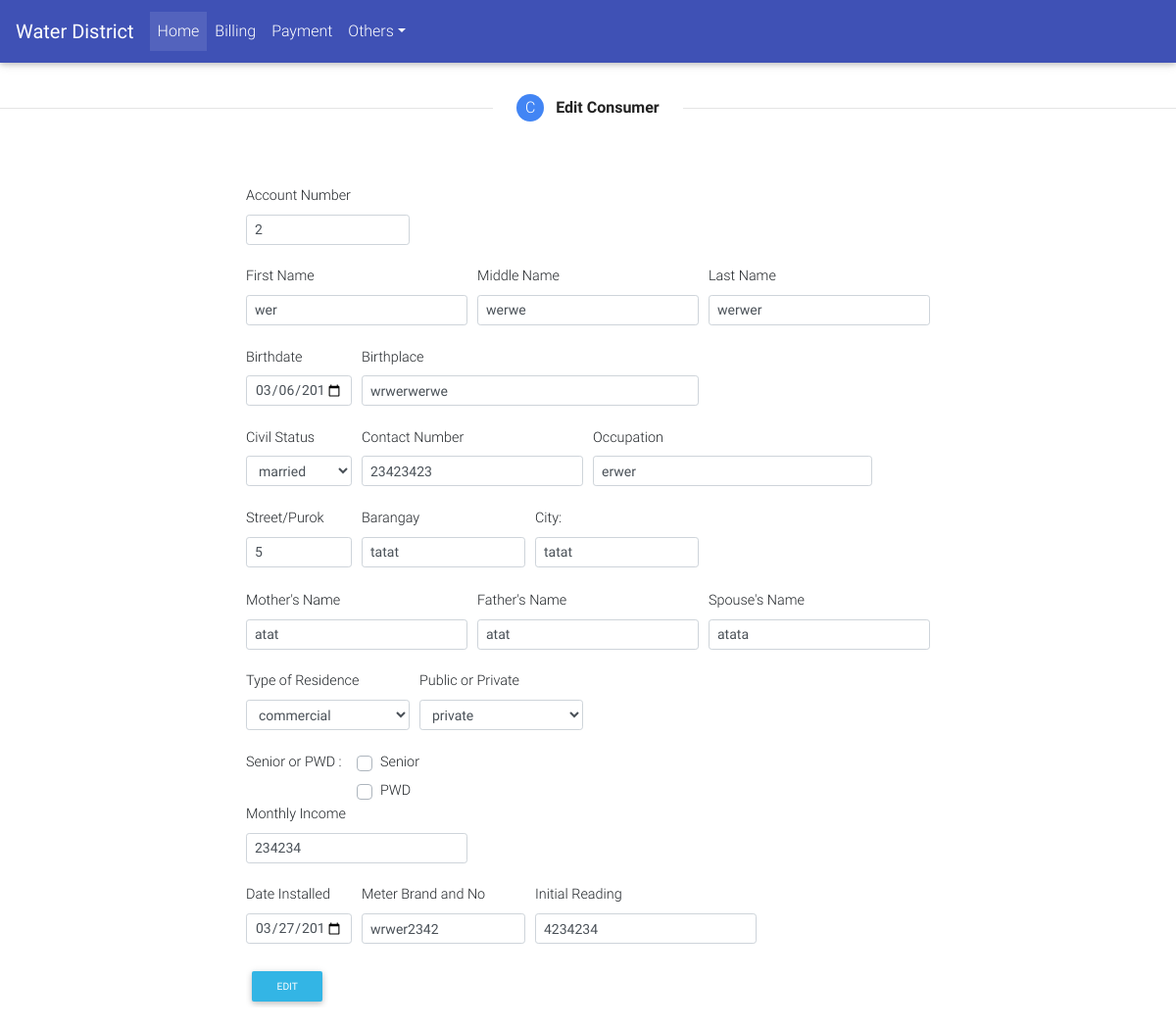
/edit.php?edit=2, run on an earlier commit of the app's database.
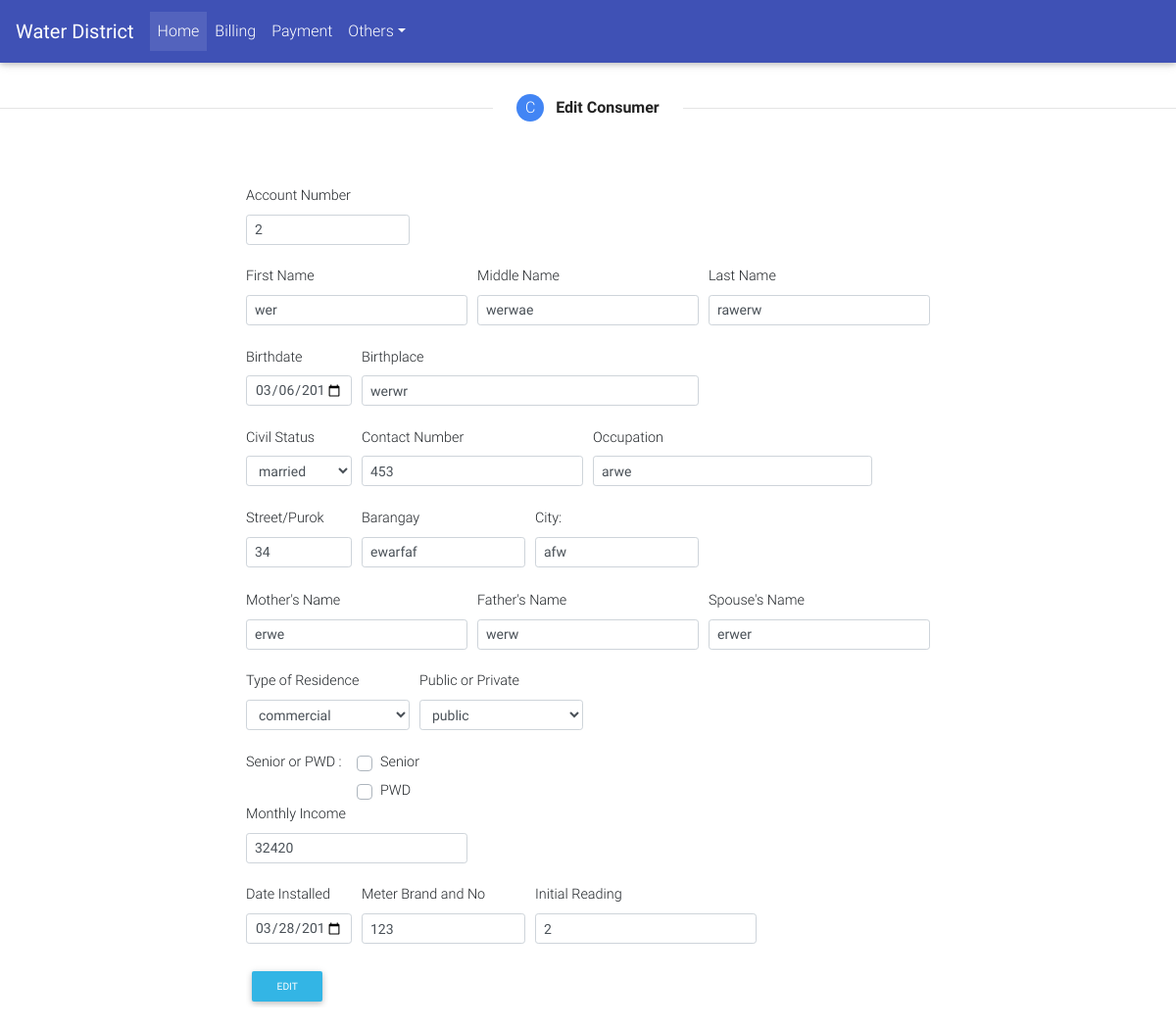
And on a later commit of the database.
### tables this page shows
CREATE TABLE `consumer1` (
  `consumer_id` int(11) NOT NULL,
  `account_no` int(11) NOT NULL,
  `fname` varchar(100) NOT NULL,
  `mname` varchar(100) NOT NULL,
  `lname` varchar(100) NOT NULL,
  `bdate` date NOT NULL,
  `bplace` varchar(100) NOT NULL,
  `cstatus` varchar(100) NOT NULL,
  `cnum` varchar(100) NOT NULL,
  `occupation` varchar(100) NOT NULL,
  `momname` varchar(100) NOT NULL,
  `dadname` varchar(100) NOT NULL,
  `spousename` varchar(100) NOT NULL,
  `streetname` varchar(100) NOT NULL,
  `barangayname` varchar(100) NOT NULL,
  `cityname` varchar(100) NOT NULL,
  `resicom` varchar(100) NOT NULL,
  `pubpriv` varchar(10) NOT NULL,
  `senior` varchar(100) NOT NULL,
  `pwd` varchar(100) NOT NULL,
  `monthincome` decimal(10,0) NOT NULL,
  `dateinstalled` date NOT NULL,
  `meterbrandno` varchar(100) NOT NULL,
  `initread` varchar(100) NOT NULL
);

### edit.php (the view, shortened to what the changed rows need)
<?php
include('server.php');
	if (isset($_GET['edit'])) {
		$account_no = $_GET['edit'];
		$record = mysqli_query($db, "SELECT * FROM consumer1 WHERE account_no=$account_no");
			$n = mysqli_fetch_array($record);
			$account_no=$n['account_no'];
			$fname= $n['fname'];
			$mname=$n['mname'];
			$lname= $n['lname'];
			$bdate=$n['bdate'];
			$bplace= $n['bplace'];
			$cstatus=$n['cstatus'];
			$cnum= $n['cnum'];
			$occupation = $n['occupation'];
			$momname=$n['momname'];
			$dadname= $n['dadname'];
			$spousename = $n['spousename'];
			$streetname=$n['streetname'];
			$barangayname= $n['barangayname'];
			$cityname=$n['cityname'];
			$resicom= $n['resicom'];
			$pubpriv=$n['pubpriv'];
			$monthincome=$n['monthincome'];
			$dateinstalled = $n['dateinstalled'];
			$meterbrandno=$n['meterbrandno'];
			$initread= $n['initread'];
		}
?>
<!DOCTYPE html>
<html>
<head>
  <link href="css/bootstrap.min.css" rel="stylesheet">
  <link href="css/mdb.min.css" rel="stylesheet">
  <link href="css/style.css" rel="stylesheet">
</head>
<body>
<br>
<center>
<table width="700px">
<td>
	<div class="form-row">
		<div class="col-md-3">
			<label>Account Number </label>
			<input  class="form-control form-control-sm" type="text" name="account_no" value="<?php echo $account_no; ?>"/></br>
		</div>
	</div>
	<div class="form-row">
		<div class="col-md-4">
			<label>First Name  </label>
			<input  class="form-control form-control-sm" type="text" name="fname" value="<?php echo $fname; ?>"/>
		</div>
		<div class="col-md-4">
			<label>Middle Name </label>
			<input  class="form-control form-control-sm" type="text" name="mname" value="<?php echo $mname; ?>"/></br>
		</div >
		<div class="col-md-4">
		<label>Last Name </label>
		<input  class="form-control form-control-sm" type="text" name="lname" value="<?php echo $lname; ?>"/></br>
		</div>
	</div>
	<div class="form-row">
		<div class="col-md-2">
			<label>Birthdate </label>
			<input  class="form-control form-control-sm" type="date" name="bdate"  value="<?php echo $bdate; ?>"/></br>
		</div>
		<div class="col-md-6">
			<label>Birthplace  </label>
			<input  class="form-control form-control-sm" type="text" name="bplace"  value="<?php echo $bplace; ?>"/></br>
		</div>
	</div>
	<div class="form-row">
		<div class="col-md-2">
			<label>Civil Status  </label>
				<select name="cstatus" class="form-control form-control-sm">
					<option value="<?php echo $cstatus; ?>"><?php echo $cstatus; ?></option>
				</select>
		</div>
		<div class="col-md-4">
			<label>Contact Number </label>
			<input  class="form-control form-control-sm" type="text" name="cnum"  value="<?php echo $cnum; ?>"/></br>
		</div>
		<div class="col-md-5">
			<label>Occupation  </label>
			<input  class="form-control form-control-sm" type="text" name="occupation"value="<?php echo $occupation; ?>"/></br>
		</div>
	</div>
	<div class="form-row">
		<div class="col-md-2">
			<label>Street/Purok  </label>
			<input class="form-control form-control-sm" type="text" name="streetname" value="<?php echo $streetname; ?>"/></br>
		</div>
		<div class="col-md-3">
			<label>Barangay </label>
			<input class="form-control form-control-sm" type="text" name="barangayname" value="<?php echo $barangayname; ?>"/></br>
		</div>
		<div class="col-md-3">
			<label>City: </label>
			<input class="form-control form-control-sm" type="text" name="cityname" value="<?php echo $cityname; ?>"/></br>
		</div>
	</div>
</td>
</table>
<table width="700px">
<td>
	<div class="form-row">
		<div class="col-md-4">
			<label>Mother's Name  </label>
			<input  class="form-control form-control-sm" type="text" name="momname"  value="<?php echo $momname; ?>"/></br>
		</div>
		<div class="col-md-4">
		<label>Father's Name  </label>
		<input  class="form-control form-control-sm" type="text" name="dadname" value="<?php echo $dadname; ?>"/></br>
		</div>
		<div class="col-md-4">
		<label>Spouse's Name  </label>
		<input  class="form-control form-control-sm" type="text" name="spousename" value="<?php echo $spousename; ?>"/></br>
		</div>
	</div>
	<div class="form-row">
		<div class="col-md-3">
			<label>Type of Residence  </label>
				<select class="form-control form-control-sm" name="resicom">
					<option value="<?php echo $resicom; ?>"><?php echo $resicom; ?></option>
				</select> </br>
		</div>
		<div class="col-md-3">
			<label>Public or Private  </label>
				<select class="form-control form-control-sm" name="pubpriv">
				<option value="<?php echo $pubpriv; ?>"><?php echo $pubpriv; ?></option>
				</select> </br>
		</div>
	</div>
	<div class="form-row">
		<div class="col-md-4">
			<label>Monthly Income  </label>
			<input class="form-control form-control-sm" type="number" name="monthincome" placeholder="₱" value="<?php echo $monthincome; ?>"/></br>
		</div>
	</div>
	<div class="form-row">
		<div class="col-md-2">
			<label>Date Installed  </label>
			<input class="form-control form-control-sm" type="date" name="dateinstalled" value="<?php echo $dateinstalled; ?>"/></br>
		</div>
		<div class="col-md-3">
			<label>Meter Brand and No </label>
			<input class="form-control form-control-sm" type="text" name="meterbrandno"  value="<?php echo $meterbrandno;?>"/></br>
		</div>
		<div class="col-md-4">
			<label>Initial Reading </label>
			<input class="form-control form-control-sm" type="text" name="initread"  value="<?php echo $initread;?>"/></br>
		</div>
	</div>
</td>
</table>
</center>
</body>
</html>

What changed in the data, as far as the page shows it:
removed consumer1: account_no "2", fname "wer", mname "werwe", lname "werwer", bdate "03/06/2019", bplace "wrwerwerwe", cstatus "married", cnum "23423423", streetname "5", barangayname "tatat", cityname "tatat", momname "atat", dadname "atat", spousename "atata", resicom "commercial", pubpriv "private", monthincome "234234", dateinstalled "03/27/2019", meterbrandno "wrwer2342", initread "4234234"
added consumer1: account_no "2", fname "wer", mname "werwae", lname "rawerw", bdate "03/06/2019", bplace "werwr", cstatus "married", cnum "453", streetname "34", barangayname "ewarfaf", cityname "afw", momname "erwe", dadname "werw", spousename "erwer", resicom "commercial", pubpriv "public", monthincome "32420", dateinstalled "03/28/2019", meterbrandno "123", initread "2"
Also different on the page:
form field occupation: "erwer" → "arwe"
